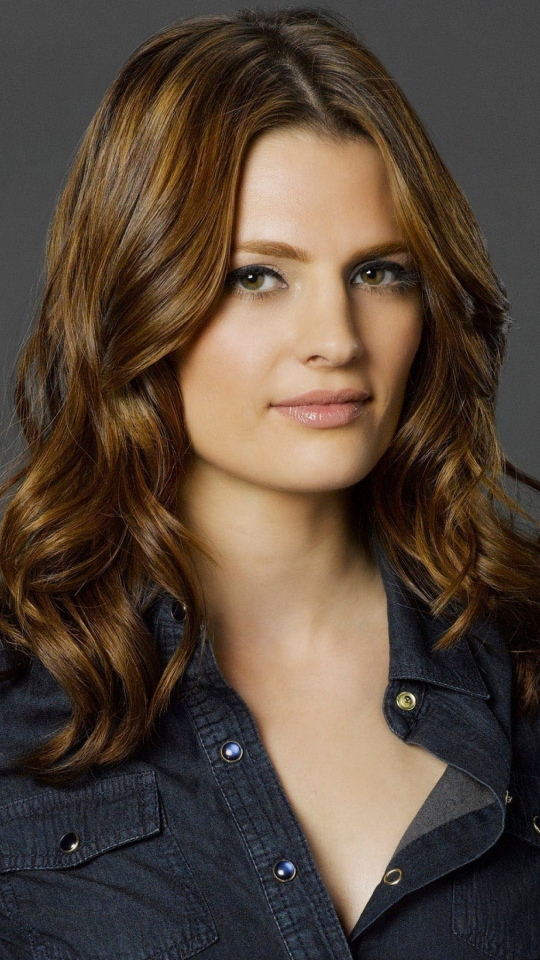
#> input picture images/stana3.jpg, 1080 x 1920 px (shown at 1/2 size)
$ python contours_detection.py
#> lines starting #> are read from the running program, lines starting #| are printed output that depends on the picture; after the words box and inside, x2 and y2 are one past the last pixel; in counts of white or black regions, pixels touching at a corner belong together
#> further down, img is the input picture: shape (1920, 1080, 3); mean B, G, R 58.1, 70.7, 86.4
import cv2 as cv
import numpy as np

# resize image frames
def resizeFrame(frame, scale=0.75):
#> called with scale = 0.4
    height = int(frame.shape[0] * scale)
#> height = 768
    width = int(frame.shape[1] * scale)
#> width = 432
    # height = 400
    # width = 500
    dimentions = (width, height)
#> dimentions = (432, 768)
    return cv.resize(frame, dimentions, interpolation=cv.INTER_AREA)
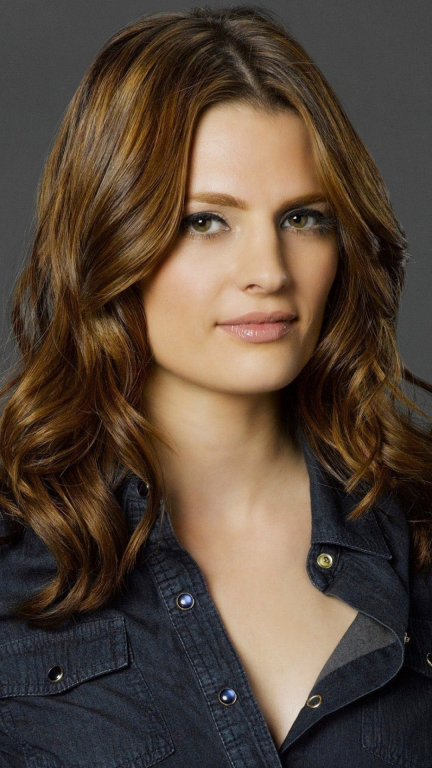
#> returned value: shape (768, 432, 3); mean of channels 0, 1, 2 58.1, 70.7, 86.4; drawn as B, G, R

# put size of the image on the upper left corner
def putSize(frame):
    text = str(frame.shape[0]) + " X " + str(frame.shape[1])
#> text = '768 X 432'
    cv.putText(frame, text, (50,50), cv.FONT_HERSHEY_DUPLEX, 1.5, (0,0,255), thickness=2)
    return frame


# read image
img = cv.imread("images/stana3.jpg")
img = resizeFrame(img, .4)
img = putSize(img)
cv.imshow("img", img)


# contour detection steps

# 1 - convert to grey scale

grey = cv.cvtColor(img, cv.COLOR_BGR2GRAY)
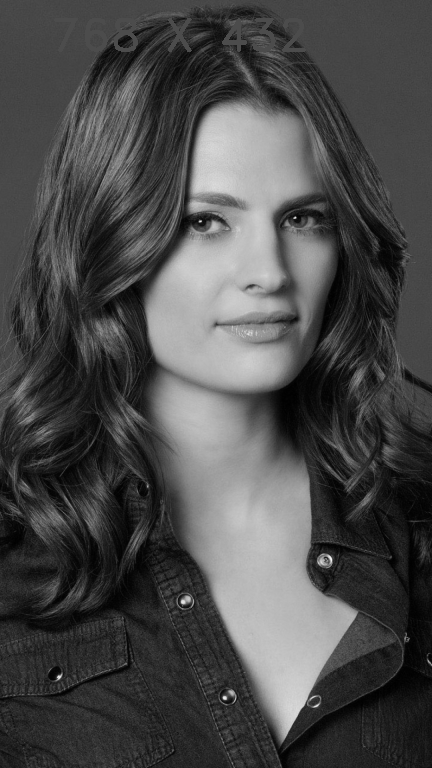
#> grey: shape (768, 432); min 0, max 244, mean 74.1
# cv.imshow("grey", grey)

# 2 - cascading edges by canny
canny = cv.Canny(img, 125, 175)
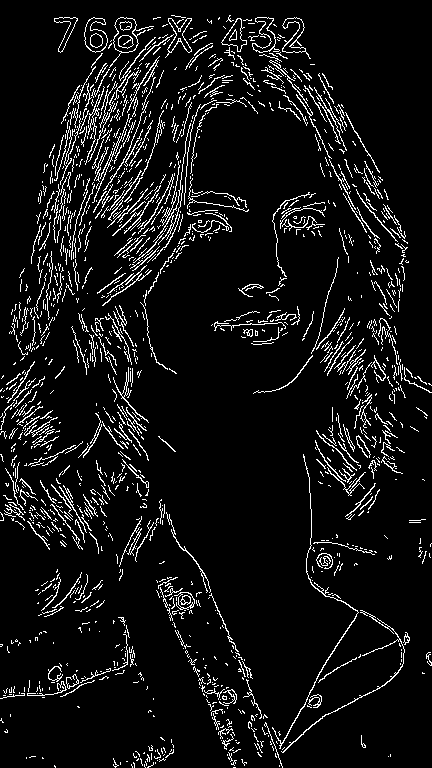
#> canny: shape (768, 432); 7.3% white in thin lines or dots
# cv.imshow("canny", canny)

# 3 - find contour method
contours, hierarchies = cv.findContours(canny, cv.RETR_LIST, cv.CHAIN_APPROX_SIMPLE)
#> contours = 1510 contours, 1419 with area under 20; largest, box (x1, y1, x2, y2) and area: (109, 17, 154, 68) 685, (113, 17, 139, 53) 657, (84, 17, 108, 53) 522, (84, 17, 108, 53) 508, (221, 18, 247, 52) 369
print("number of contours found " + str(len(contours)))
#| number of contours found 1510
print(hierarchies)
#> (printed output is left out)

# visualizing contours

blank = np.zeros((img.shape[0], img.shape[1], 3), dtype="uint8")
# cv.imshow("blank", blank)

cv.drawContours(blank, contours, -1, (0,0,255), 1)
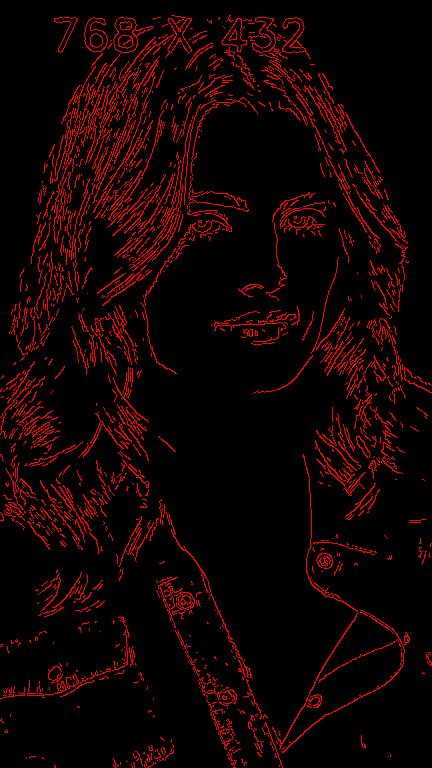
#> blank: shape (768, 432, 3); mean of channels 0, 1, 2 0, 0, 18.7; drawn as B, G, R
cv.imshow("contours", blank)

cv.waitKey(0)

$ run again, with images/stana1.jpg copied over images/stana3.jpg
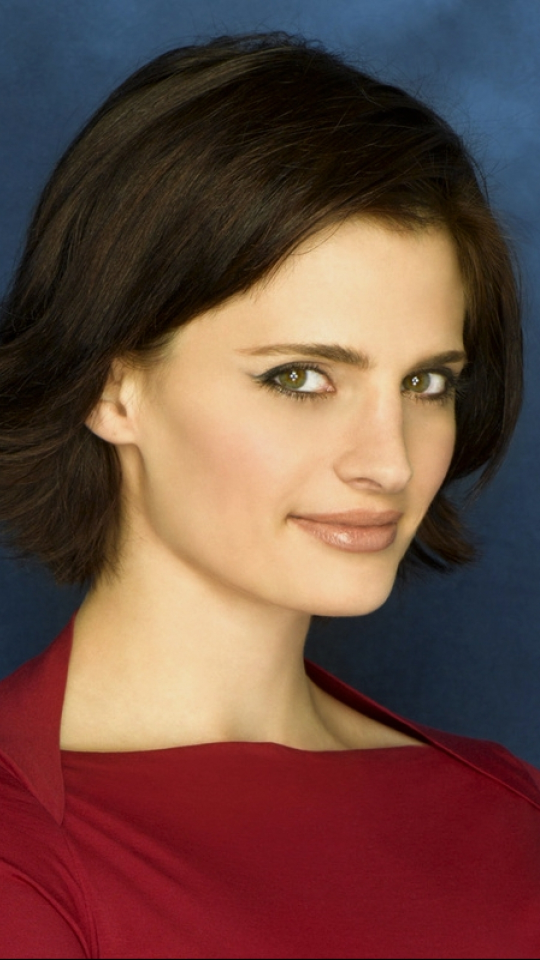
#> input picture images/stana1.jpg, 1080 x 1920 px (shown at 1/2 size)
#> img is the input picture: shape (1920, 1080, 3); mean B, G, R 65, 74.2, 107.4
#> `canny = cv.Canny(img, 125, 175)`:
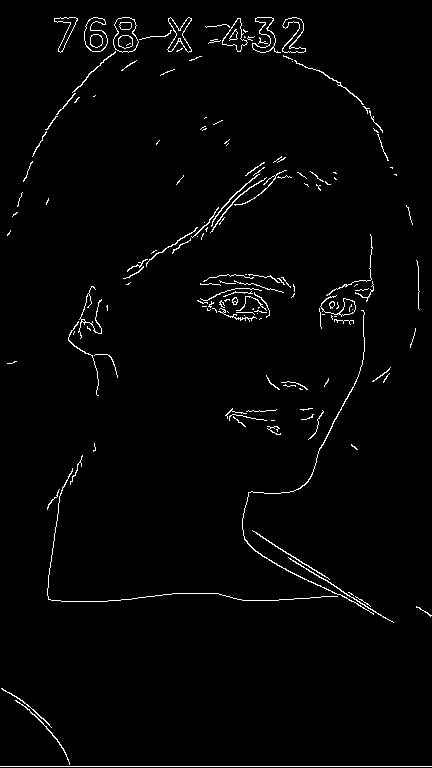
#> canny: shape (768, 432); 1.9% white in thin lines or dots
#> contours = 184 contours, 143 with area under 20; largest, box (x1, y1, x2, y2) and area: (113, 17, 139, 53) 668, (113, 17, 139, 53) 656, (84, 17, 108, 52) 523, (84, 17, 108, 52) 508, (222, 18, 248, 52) 379
#| number of contours found 184
#> (printed output is left out)
#> `cv.drawContours(blank, contours, -1, (0,0,255), 1)`:
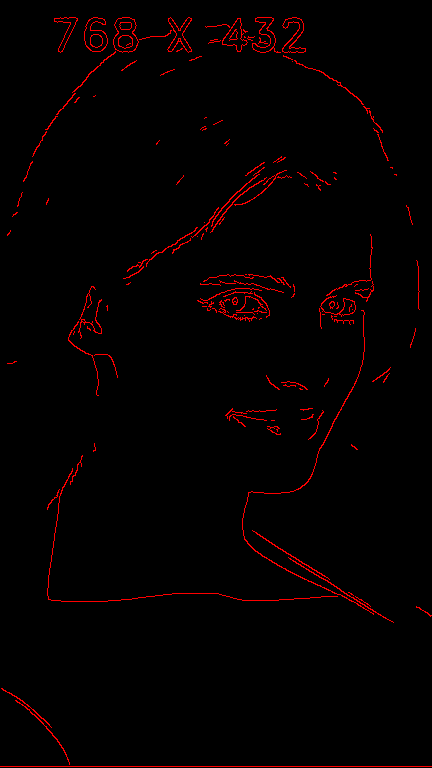
#> blank: shape (768, 432, 3); mean of channels 0, 1, 2 0, 0, 5; drawn as B, G, R
